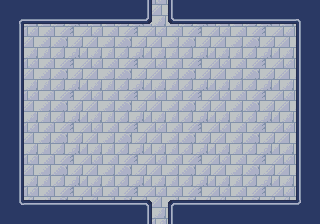

Below is a game level as drawn by its tile map, then a one-line description and the .tmx file that defines it, in full:
An orthogonal 40x28 tile map with 8x8 px tiles, 1 tile layer (gfx), 1 hidden layer not drawn and 2 objects (Spawn, Enemy).

<map version="1.10" tiledversion="1.10.2" orientation="orthogonal" renderorder="right-down" width="40" height="28" tilewidth="8" tileheight="8" infinite="0" nextlayerid="5" nextobjectid="3">
 <tileset firstgid="1" source="water-temple.tsx" />
 <layer id="1" name="gfx" width="40" height="28">
  <data encoding="csv">
25,25,25,25,25,25,25,25,25,25,25,25,25,25,25,25,25,25,26,34,35,24,25,25,25,25,25,25,25,25,25,25,25,25,25,25,25,25,25,25,
25,25,25,25,25,25,25,25,25,25,25,25,25,25,25,25,25,25,26,49,50,24,25,25,25,25,25,25,25,25,25,25,25,25,25,25,25,25,25,25,
25,25,12,40,40,40,40,40,40,40,40,40,40,40,40,40,40,40,41,4,5,39,40,40,40,40,40,40,40,40,40,40,40,40,40,40,40,13,25,25,
25,25,26,19,20,21,22,23,16,17,18,19,20,21,22,23,16,17,18,19,20,21,22,23,16,17,18,19,20,21,22,23,16,17,18,19,20,24,25,25,
25,25,26,34,35,36,37,38,31,32,33,34,35,36,37,38,31,32,33,34,35,36,37,38,31,32,33,34,35,36,37,38,31,32,33,34,35,24,25,25,
25,25,26,49,50,51,52,53,46,47,48,49,50,51,52,53,46,47,48,49,50,51,52,53,46,47,48,49,50,51,52,53,46,47,48,49,50,24,25,25,
25,25,26,4,5,6,7,8,1,2,3,4,5,6,7,8,1,2,3,4,5,6,7,8,1,2,3,4,5,6,7,8,1,2,3,4,5,24,25,25,
25,25,26,19,20,21,22,23,16,17,18,19,20,21,22,23,16,17,18,19,20,21,22,23,16,17,18,19,20,21,22,23,16,17,18,19,20,24,25,25,
25,25,26,34,35,36,37,38,31,32,33,34,35,36,37,38,31,32,33,34,35,36,37,38,31,32,33,34,35,36,37,38,31,32,33,34,35,24,25,25,
25,25,26,49,50,51,52,53,46,47,48,49,50,51,52,53,46,47,48,49,50,51,52,53,46,47,48,49,50,51,52,53,46,47,48,49,50,24,25,25,
25,25,26,4,5,6,7,8,1,2,3,4,5,6,7,8,1,2,3,4,5,6,7,8,1,2,3,4,5,6,7,8,1,2,3,4,5,24,25,25,
25,25,26,19,20,21,22,23,16,17,18,19,20,21,22,23,16,17,18,19,20,21,22,23,16,17,18,19,20,21,22,23,16,17,18,19,20,24,25,25,
25,25,26,34,35,36,37,38,31,32,33,34,35,36,37,38,31,32,33,34,35,36,37,38,31,32,33,34,35,36,37,38,31,32,33,34,35,24,25,25,
25,25,26,49,50,51,52,53,46,47,48,49,50,51,52,53,46,47,48,49,50,51,52,53,46,47,48,49,50,51,52,53,46,47,48,49,50,24,25,25,
25,25,26,4,5,6,7,8,1,2,3,4,5,6,7,8,1,2,3,4,5,6,7,8,1,2,3,4,5,6,7,8,1,2,3,4,5,24,25,25,
25,25,26,19,20,21,22,23,16,17,18,19,20,21,22,23,16,17,18,19,20,21,22,23,16,17,18,19,20,21,22,23,16,17,18,19,20,24,25,25,
25,25,26,34,35,36,37,38,31,32,33,34,35,36,37,38,31,32,33,34,35,36,37,38,31,32,33,34,35,36,37,38,31,32,33,34,35,24,25,25,
25,25,26,49,50,51,52,53,46,47,48,49,50,51,52,53,46,47,48,49,50,51,52,53,46,47,48,49,50,51,52,53,46,47,48,49,50,24,25,25,
25,25,26,4,5,6,7,8,1,2,3,4,5,6,7,8,1,2,3,4,5,6,7,8,1,2,3,4,5,6,7,8,1,2,3,4,5,24,25,25,
25,25,26,19,20,21,22,23,16,17,18,19,20,21,22,23,16,17,18,19,20,21,22,23,16,17,18,19,20,21,22,23,16,17,18,19,20,24,25,25,
25,25,26,34,35,36,37,38,31,32,33,34,35,36,37,38,31,32,33,34,35,36,37,38,31,32,33,34,35,36,37,38,31,32,33,34,35,24,25,25,
25,25,26,49,50,51,52,53,46,47,48,49,50,51,52,53,46,47,48,49,50,51,52,53,46,47,48,49,50,51,52,53,46,47,48,49,50,24,25,25,
25,25,26,4,5,6,7,8,1,2,3,4,5,6,7,8,1,2,3,4,5,6,7,8,1,2,3,4,5,6,7,8,1,2,3,4,5,24,25,25,
25,25,26,19,20,21,22,23,16,17,18,19,20,21,22,23,16,17,18,19,20,21,22,23,16,17,18,19,20,21,22,23,16,17,18,19,20,24,25,25,
25,25,26,34,35,36,37,38,31,32,33,34,35,36,37,38,31,32,33,34,35,36,37,38,31,32,33,34,35,36,37,38,31,32,33,34,35,24,25,25,
25,25,27,10,10,10,10,10,10,10,10,10,10,10,10,10,10,10,11,49,50,9,10,10,10,10,10,10,10,10,10,10,10,10,10,10,10,28,25,25,
25,25,25,25,25,25,25,25,25,25,25,25,25,25,25,25,25,25,26,4,5,24,25,25,25,25,25,25,25,25,25,25,25,25,25,25,25,25,25,25,
25,25,25,25,25,25,25,25,25,25,25,25,25,25,25,25,25,25,26,19,20,24,25,25,25,25,25,25,25,25,25,25,25,25,25,25,25,25,25,25
</data>
 </layer>
 <layer id="2" name="walls" width="40" height="28" visible="0">
  <data encoding="csv">
57,57,57,57,57,57,57,57,57,57,57,57,57,57,57,57,57,57,57,0,0,57,57,57,57,57,57,57,57,57,57,57,57,57,57,57,57,57,57,57,
57,57,57,57,57,57,57,57,57,57,57,57,57,57,57,57,57,57,57,0,0,57,57,57,57,57,57,57,57,57,57,57,57,57,57,57,57,57,57,57,
57,57,57,57,57,57,57,57,57,57,57,57,57,57,57,57,57,57,57,0,0,57,57,57,57,57,57,57,57,57,57,57,57,57,57,57,57,57,57,57,
57,57,57,0,0,0,0,0,0,0,0,0,0,0,0,0,0,0,0,0,0,0,0,0,0,0,0,0,0,0,0,0,0,0,0,0,0,57,57,57,
57,57,57,0,0,0,0,0,0,0,0,0,0,0,0,0,0,0,0,0,0,0,0,0,0,0,0,0,0,0,0,0,0,0,0,0,0,57,57,57,
57,57,57,0,0,0,0,0,0,0,0,0,0,0,0,0,0,0,0,0,0,0,0,0,0,0,0,0,0,0,0,0,0,0,0,0,0,57,57,57,
57,57,57,0,0,0,0,0,0,0,0,0,0,0,0,0,0,0,0,0,0,0,0,0,0,0,0,0,0,0,0,0,0,0,0,0,0,57,57,57,
57,57,57,0,0,0,0,0,0,0,0,0,0,0,0,0,0,0,0,0,0,0,0,0,0,0,0,0,0,0,0,0,0,0,0,0,0,57,57,57,
57,57,57,0,0,0,0,0,0,0,0,0,0,0,0,0,0,0,0,0,0,0,0,0,0,0,0,0,0,0,0,0,0,0,0,0,0,57,57,57,
57,57,57,0,0,0,0,0,0,0,0,0,0,0,0,0,0,0,0,0,0,0,0,0,0,0,0,0,0,0,0,0,0,0,0,0,0,57,57,57,
57,57,57,0,0,0,0,0,0,0,0,0,0,0,0,0,0,0,0,0,0,0,0,0,0,0,0,0,0,0,0,0,0,0,0,0,0,57,57,57,
57,57,57,0,0,0,0,0,0,0,0,0,0,0,0,0,0,0,0,0,0,0,0,0,0,0,0,0,0,0,0,0,0,0,0,0,0,57,57,57,
57,57,57,0,0,0,0,0,0,0,0,0,0,0,0,0,0,0,0,0,0,0,0,0,0,0,0,0,0,0,0,0,0,0,0,0,0,57,57,57,
57,57,57,0,0,0,0,0,0,0,0,0,0,0,0,0,0,0,0,0,0,0,0,0,0,0,0,0,0,0,0,0,0,0,0,0,0,57,57,57,
57,57,57,0,0,0,0,0,0,0,0,0,0,0,0,0,0,0,0,0,0,0,0,0,0,0,0,0,0,0,0,0,0,0,0,0,0,57,57,57,
57,57,57,0,0,0,0,0,0,0,0,0,0,0,0,0,0,0,0,0,0,0,0,0,0,0,0,0,0,0,0,0,0,0,0,0,0,57,57,57,
57,57,57,0,0,0,0,0,0,0,0,0,0,0,0,0,0,0,0,0,0,0,0,0,0,0,0,0,0,0,0,0,0,0,0,0,0,57,57,57,
57,57,57,0,0,0,0,0,0,0,0,0,0,0,0,0,0,0,0,0,0,0,0,0,0,0,0,0,0,0,0,0,0,0,0,0,0,57,57,57,
57,57,57,0,0,0,0,0,0,0,0,0,0,0,0,0,0,0,0,0,0,0,0,0,0,0,0,0,0,0,0,0,0,0,0,0,0,57,57,57,
57,57,57,0,0,0,0,0,0,0,0,0,0,0,0,0,0,0,0,0,0,0,0,0,0,0,0,0,0,0,0,0,0,0,0,0,0,57,57,57,
57,57,57,0,0,0,0,0,0,0,0,0,0,0,0,0,0,0,0,0,0,0,0,0,0,0,0,0,0,0,0,0,0,0,0,0,0,57,57,57,
57,57,57,0,0,0,0,0,0,0,0,0,0,0,0,0,0,0,0,0,0,0,0,0,0,0,0,0,0,0,0,0,0,0,0,0,0,57,57,57,
57,57,57,0,0,0,0,0,0,0,0,0,0,0,0,0,0,0,0,0,0,0,0,0,0,0,0,0,0,0,0,0,0,0,0,0,0,57,57,57,
57,57,57,0,0,0,0,0,0,0,0,0,0,0,0,0,0,0,0,0,0,0,0,0,0,0,0,0,0,0,0,0,0,0,0,0,0,57,57,57,
57,57,57,0,0,0,0,0,0,0,0,0,0,0,0,0,0,0,0,0,0,0,0,0,0,0,0,0,0,0,0,0,0,0,0,0,0,57,57,57,
57,57,57,57,57,57,57,57,57,57,57,57,57,57,57,57,57,57,57,0,0,57,57,57,57,57,57,57,57,57,57,57,57,57,57,57,57,57,57,57,
57,57,57,57,57,57,57,57,57,57,57,57,57,57,57,57,57,57,57,0,0,57,57,57,57,57,57,57,57,57,57,57,57,57,57,57,57,57,57,57,
57,57,57,57,57,57,57,57,57,57,57,57,57,57,57,57,57,57,57,0,0,57,57,57,57,57,57,57,57,57,57,57,57,57,57,57,57,57,57,57
</data>
 </layer>
 <objectgroup id="4" name="objs">
  <object id="1" name="Spawn" x="160" y="216">
   <point />
  </object>
  <object id="2" name="Octopus" type="Enemy" x="160" y="44">
   <properties>
    <property name="flags" type="int" value="2" />
    <property name="health" type="int" value="2" />
    <property name="strength" type="int" value="1" />
    <property name="walk" value="P100" />
   </properties>
   <point />
  </object>
 </objectgroup>
</map>
